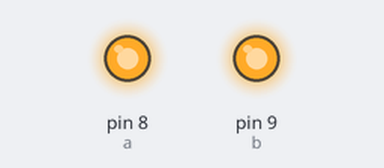
A sketch run on a simulated Arduino Uno, built with avr-gcc and run on an emulated ATmega328P. Shown: output pins drawn as LEDs (lit = HIGH). What the sketch prints to the serial monitor is not drawn.

Above: at 2.5 s.
At 7.5 s:
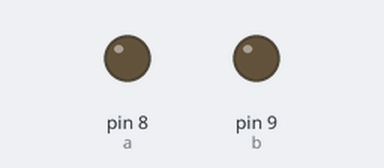
Timing chart, 0 to 13.0 s (numbered marks = the images above):
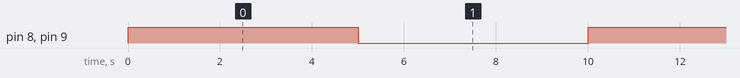

The sketch:

moter.ino
```cpp
int a = 8;
int b = 9;
void setup()
{
  pinMode(a, OUTPUT);
  pinMode(b, OUTPUT);
  Serial.begin(9600);

}

void loop()
{
  Serial.println("시작");
  analogWrite(a, 150);
  analogWrite(b, 255 );
  delay(5000);
  digitalWrite(a, LOW);
  digitalWrite(b, LOW);
  delay(5000);


}
```

Measured:
- by itself, pin 8 (a), pin 9 (b): alternates HIGH for 5.0 s and LOW for 5.0 s
